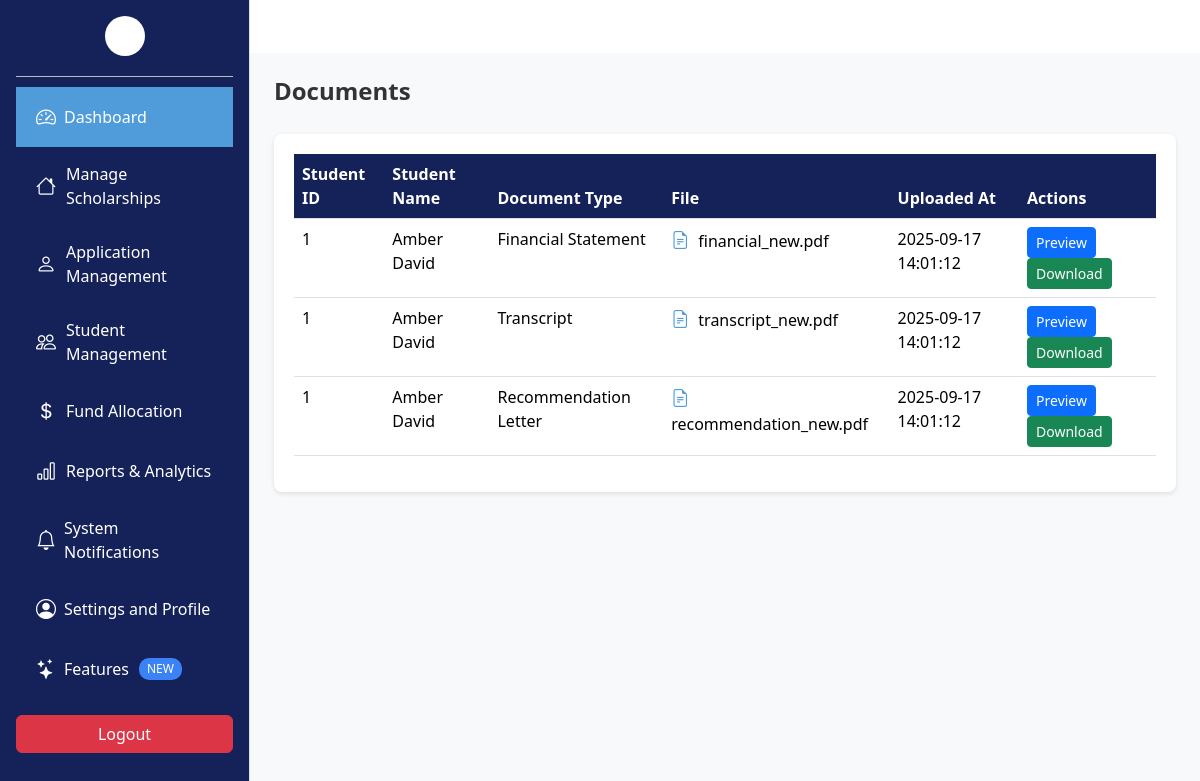
The app's page /Admin/document.php with its own data.
### tables this page shows
CREATE TABLE Document (
    document_id INT PRIMARY KEY AUTO_INCREMENT,
    application_id INT NOT NULL,
    url VARCHAR(255) NOT NULL,
    type ENUM('Transcript', 'Recommendation Letter', 'Financial Statement', 'Other') NOT NULL,
    created_at TIMESTAMP DEFAULT CURRENT_TIMESTAMP,
    updated_at TIMESTAMP DEFAULT CURRENT_TIMESTAMP ON UPDATE CURRENT_TIMESTAMP,
    FOREIGN KEY (application_id) REFERENCES Applications(application_id) ON DELETE CASCADE
);

CREATE TABLE Students (
    student_id INT PRIMARY KEY AUTO_INCREMENT,
    user_id INT NOT NULL,
    first_name VARCHAR(100) NOT NULL,
    last_name VARCHAR(100) NOT NULL,
    email VARCHAR(150) NOT NULL UNIQUE,
    phone VARCHAR(15),
    date_of_birth DATE,
    enrollment_date DATE NOT NULL,
    program VARCHAR(50) NOT NULL,
    gpa DECIMAL(3,2),
    status ENUM('Active', 'Graduated', 'Suspended', 'Withdrawn', 'Scholarship Awarded', 'Scholarship Revoked') DEFAULT 'Active',
    FOREIGN KEY (user_id) REFERENCES Users(user_id) ON DELETE CASCADE
);

### Admin/document.php (the view, shortened to what this page needs)
<?php
include "../Database/db.php";
$sql = "SELECT d.document_id, d.application_id, d.url, d.type, d.created_at, d.updated_at,
               s.student_id, s.first_name, s.last_name
        FROM Document d
        JOIN Applications a ON d.application_id = a.application_id
        JOIN Students s ON a.student_id = s.student_id
        ORDER BY d.created_at DESC";
$result = $conn->query($sql);
?>
<!DOCTYPE html>
<html lang="en">
<head>
  <link href="https://cdn.jsdelivr.net/npm/bootstrap@5.3.3/dist/css/bootstrap.min.css" rel="stylesheet"/>
  <link href="https://cdn.jsdelivr.net/npm/bootstrap-icons@1.10.5/font/bootstrap-icons.css" rel="stylesheet"/>
</head>
<body>
<?php include 'sidebar.php'; ?>
<div class="main-content p-4">
  <div class="page-header">
    <h1>Documents</h1>
  </div>
  <div class="documents-table">
    <table class="table table-hover">
      <thead>
        <tr>
          <th>Student ID</th>
          <th>Student Name</th>
          <th>Document Type</th>
          <th>File</th>
          <th>Uploaded At</th>
          <th>Actions</th>
        </tr>
      </thead>
      <tbody>
        <?php if ($result && $result->num_rows > 0): ?>
          <?php while ($row = $result->fetch_assoc()): ?>
            <tr>
              <td><?= htmlspecialchars($row['student_id']) ?></td>
              <td><?= htmlspecialchars($row['first_name'] . ' ' . $row['last_name']) ?></td>
              <td><?= htmlspecialchars($row['type']) ?></td>
              <td>
                <i class="bi bi-file-earmark-text file-icon"></i>
                <?= htmlspecialchars(basename($row['url'])) ?>
              </td>
              <td><?= htmlspecialchars($row['created_at']) ?></td>
              <td>
                <button class="btn btn-sm btn-primary" data-bs-toggle="modal" data-bs-target="#previewModal"
                        onclick="previewDocument('<?= $row['url'] ?>')">Preview</button>
                <a href="<?= $row['url'] ?>" class="btn btn-sm btn-success" download>Download</a>
              </td>
            </tr>
          <?php endwhile; ?>
        <?php else: ?>
          <tr><td colspan="6" class="text-center">No documents uploaded yet.</td></tr>
        <?php endif; ?>
      </tbody>
    </table>
  </div>
</div>
</body>
</html>

### Admin/document.php (style rules this page uses)
.main-content { background:#f8f9fa; min-height:100vh; }
.page-header { display:flex; justify-content:space-between; align-items:center; margin-bottom:20px; }
.page-header h1 { font-size:24px; font-weight:600; color:#333; }
.documents-table { background:#fff; border-radius:8px; padding:20px; box-shadow:0 2px 5px rgba(0,0,0,0.1); }
.documents-table .table th { background:#152259; color:#fff; }
.file-icon { font-size:18px; margin-right:5px; color:#509CDB; }

### Admin/sidebar.php (style rules this page uses)
.main-content { margin-left: 250px; padding: 20px; }

### records on screen
document: students.student_id "1", students.first_name+last_name "Amber David", type "Financial Statement", url "financial_new.pdf", created_at "2025-09-17 14:01:12"
document: students.student_id "1", students.first_name+last_name "Amber David", type "Transcript", url "transcript_new.pdf", created_at "2025-09-17 14:01:12"
document: students.student_id "1", students.first_name+last_name "Amber David", type "Recommendation Letter", url "recommendation_new.pdf", created_at "2025-09-17 14:01:12"
